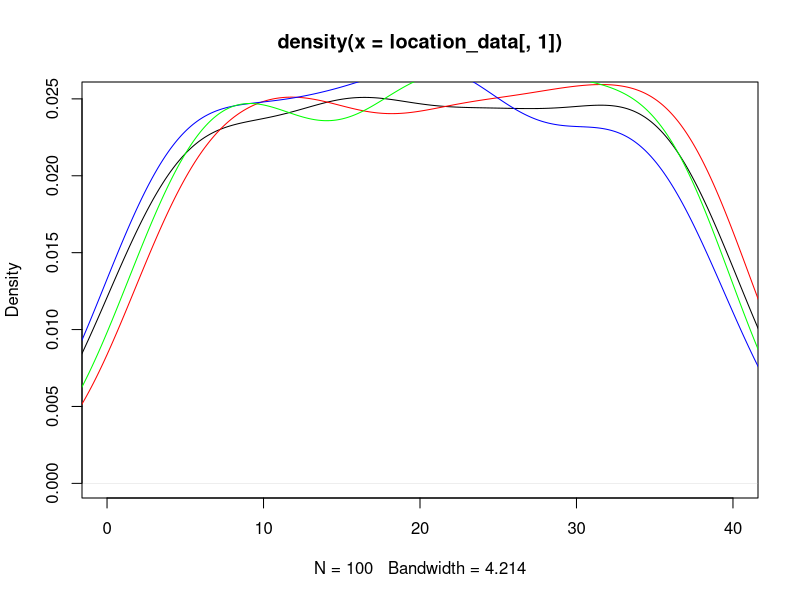
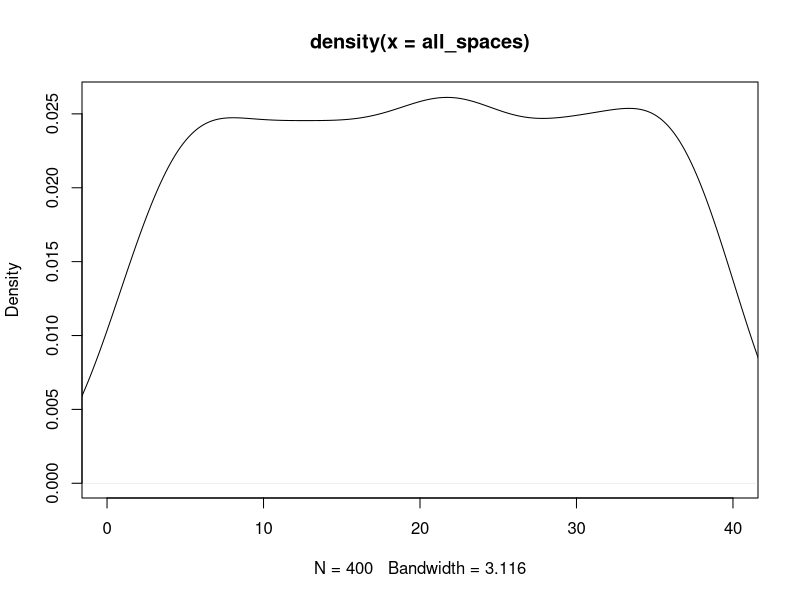
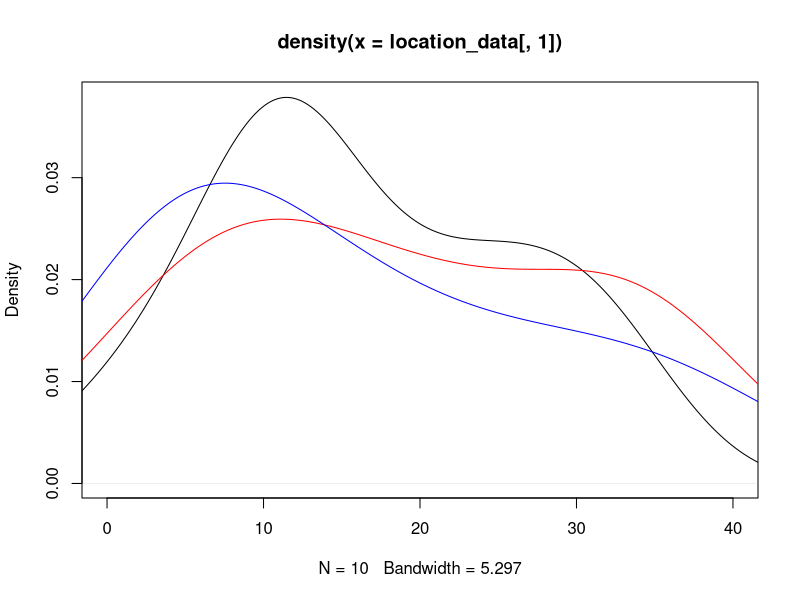
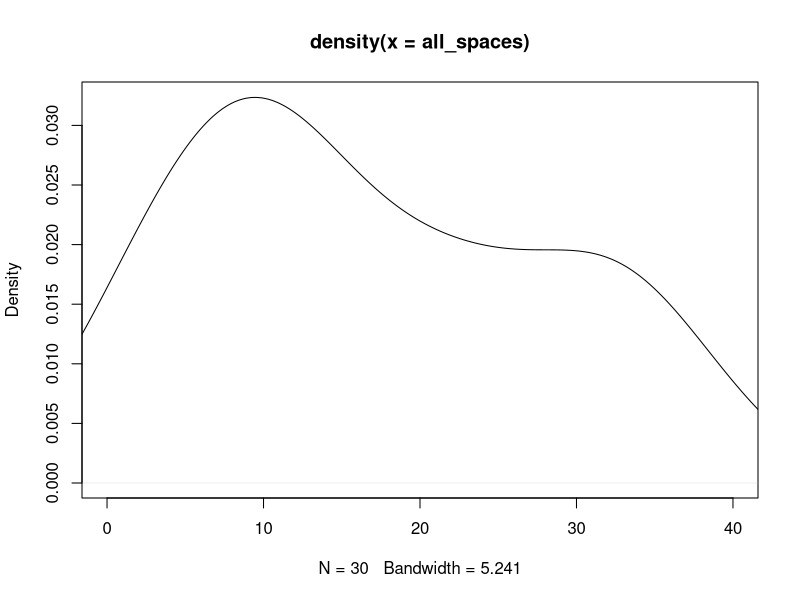

The R script that drew these images, in order: (Note: this script raises an error after producing the figures.)
## ---- chunk 1
knitr::opts_chunk$set(echo = TRUE)
## ---- chunk 2
#libraries
library(dplyr)
library(ggplot2)
## ---- chunk 3
#Kayleigh
##LET'S GET MOVING

monopolyBoard <- read.csv("MonopolyBoard.csv", header = T)
monopolyBoard

# Using dice rolls to determine where a player will land on the board
#input: "location"; a number 1-40; where the player is on the board
#output: the amount of spaces the player will move until they are on their new location

#note that this is only accounting for standard dice rolls, no special rules yet...

lets_move = function(location) {
  dice_roll_1 <- sample(1:6, 1, replace = TRUE)
  dice_roll_2 <- sample(1:6, 1, replace = TRUE)
  
  roll_total <- sum(dice_roll_1, dice_roll_2)
  roll_double <- dice_roll_1 == dice_roll_2
  
    location = location + roll_total
    
  if (location <= 40) {
    location = location
  } else {
    location = location - 40
  }
  
  space = monopolyBoard$name[monopolyBoard$spaces == location]
  
  print("You're moving forward...")
  print(roll_total)
  
  print("You're on space...")
  print(location)
  
  #print(space) #This prints out the name of the space that they land on. 
}

#testers
lets_move(1)
lets_move(25)
lets_move(38)
lets_move(40)



#A function to move players around the board and to play Monopoly!
#input: "turns"; the amount of turns we should take
#output: a player's new location on the board

lets_play = function(turns) {
  location = 1
  print("Starting Location: GO!")
  for (i in 1:turns) {
    location = lets_move(location)
  }
  print("You've landed on...")
  return(location)
}



lets_play(10) #tester #in this example if you look at a reference monopoly board and "walk" your way around the board with each move being the number in each output, you'll land on the space on the board corresponding to the final output (when counting "GO" as 1 and/or 40) 

#testers 
#"lets_move" and "lets_play" have both been edited to print out phrases for each roll and move to make it easier to determine how the player is moving. 
#"You're moving forward..." gives the player's roll
#"You're on space..." is the players position after 1 turn/"lets_move"
  # Later try to switch this print statement to the name of the spot that the player is on 
#"You've landed on..." gives the final location after running "lets_play" for "x" turns.
  # Later try to switch this print statement to the name of the spot that the player is on 

lets_play(3)
lets_play(10)

## ---- chunk 4
##DOUBLE DOWN

##WORK IN PROGRESS

#A function using dice rolls to determine how many spaces a player will move with the additional rules for "doubles" in Monopoly
#input: "location"; a number 1-40 where the player is on the board
#outut: the number of spaces the player will move on the board, with the special case of rolling three "doubles" and landing in jail
double_down = function(location) {
  dice_roll_1 <- sample(1:6, 1, replace = TRUE)
  dice_roll_2 <- sample(1:6, 1, replace = TRUE)
  
  roll_total <- sum(dice_roll_1, dice_roll_2)
  roll_double <- dice_roll_1 == dice_roll_2
  
  print("roll was")
  print(roll_total)
    
  if (roll_double) {
    
    dice_roll_3 <- sample(1:6, 1, replace = TRUE)
    dice_roll_4 <- sample(1:6, 1, replace = TRUE)
    
    roll_total_2 <- sum(dice_roll_3, dice_roll_4)
    roll_double_2 <- dice_roll_3 == dice_roll_4
    
    print("roll double was")
    print(roll_total_2)

    
    if (roll_double_2) {
      dice_roll_5 <- sample(1:6, 1, replace = TRUE)
      dice_roll_6 <- sample(1:6, 1, replace = TRUE)
      
      roll_total_3 <- sum(dice_roll_5, dice_roll_6)
      roll_double_3 <- dice_roll_5 == dice_roll_6
      
      print("roll double was")
      print(roll_total_3)
      
      if (roll_double_3) {
        location = 11 #Jail
        print("doubles, doubles, doubles")
        print("You're going to JAIL!")
        
      } else {
        location = location + roll_total + roll_total_2 + roll_total_3
        print("doubles, doubles, not doubles")
        print("You're moving forward...")
        print(roll_total + roll_total_2 + roll_total_3)
      }
    } else {
      location = location + roll_total + roll_total_2
      print("doubles, not doubles")
      print("You're moving forward...")
      print(roll_total+roll_total_2)
    }
  } else {
    location = location + roll_total
    print("no doubles")
    print("You're moving forward...")
    print(roll_total)
  }

    
  if (location <= 40) {
    location = location
  } else {
    location = location - 40
  }

  
  print("You're on space...")
  print(location)
}

double_down(1)
#text out in the function is kinda funky right but it's just to make sure its working right
#In final version switch all dice rolls to sample(1:6,...)

## ---- chunk 5
##CHANCE AND COMMUNITY CHEST CARDS
Card_Numbers <- c(1, 2, 3, 4, 5, 6, 7, 8, 9, 10, 11, 12, 13, 14, 15, 16)

Chance_Cards <- c("Advance to Boardwalk", "Advance to Go (Collect $200)", "Advance to Illinois Avenue. If you pass Go, collect $200", "Advance to St. Charles Place. If you pass Go, collect $200", "Advance to the nearest Railroad. If unowned, you may buy it from the Bank. If owned, pay owner twice the rental to which they are otherwise entitled", "Advance to the nearest Railroad. If unowned, you may buy it from the Bank. If owned, pay owner twice the rental to which they are otherwise entitled", "Advance token to nearest Utility. If unowned, you may buy it from the Bank. If owned, throw dice and pay owner a total ten times amount thrown", "Bank pays you dividend of $50", "Get Out of Jail Free", "Go Back 3 Spaces", "Go to Jail. Go directly to Jail, do not pass Go, do not collect $200", "Make general repairs on all your property. For each house pay $25. For each hotel pay $100", "Speeding fine $15", "Take a trip to Reading Railroad. If you pass Go, collect $200", "You have been elected Chairman of the Board. Pay each player $50", "Your building loan matures. Collect $150")

Chance <- data.frame(Chance_Cards, Card_Numbers)
Chance
##Chance cards to move a player to a new space:
  #1 -> Advance to Boardwalk (space 40)
  #2 -> Advance to Go (space 1)
  #3 -> Advance to Illinois Avenue (space 25)
  #4 -> Advance to St. Charles Place (space 12)
  #5 -> Advance to nearest Railroad (space(s) 6, 16, 26, 36)
  #6 -> Advance to nearest Railraod (space(s) 6, 16, 26, 36)
  #7 -> Advance to nearest Utility (space(s) 13, 29)
  #11 -> Go to Jail (space 11)
  #14 -> Take a trip to Reading Railroad (space 6)

Community_Chest_Cards <- c("Advance to Go (Collect $200)", "Bank error in your favor. Collect $200", "Doctor’s fee. Pay $50", "From sale of stock you get $50", "Get Out of Jail Free", "Go to Jail. Go directly to jail, do not pass Go, do not collect $200", "Holiday fund matures. Receive $100", "Income tax refund. Collect $20", "It is your birthday. Collect $10 from every player", "Life insurance matures. Collect $100", "Pay hospital fees of $100", "Pay school fees of $50", "Receive $25 consultancy fee", "You are assessed for street repair. $40 per house. $115 per hotel", "You have won second prize in a beauty contest. Collect $10", "You inherit $100")

Community_Chest <- data.frame(Community_Chest_Cards, Card_Numbers)
Community_Chest

##Community Chest Cards that move a player to a new space:
  #1 -> Advance to GO (space 1)
  #5 -> Go to Jail (space 11)

## ---- chunk 6
# heidi

#the function "who_goes_first" simulates the initial roll before the game begins in order to determine which player goes first
# input is a number of how many players are going to be playing
# output is the value of each players roll and the player that will start the game based on who had the highest roll
who_goes_first <- function(num_players){
  initial_rolls <- c()
  for (i in 1:num_players) {
    player_i_roll <- sum(sample(1:6, 2, replace=TRUE))
    initial_rolls <- c(initial_rolls, player_i_roll) # vector of every player's roll
    print(paste("Player", i, "rolled", player_i_roll))
  }
  cat("\n")
  if(sum(initial_rolls == max(initial_rolls)) >= 2){
    while (sum(initial_rolls == max(initial_rolls)) >= 2) { # if players tied for highest number
      tied_players <- which(initial_rolls==max(initial_rolls)) # identify which players tied
      print("It's a tie! Roll again")
      cat("\n")
      tie_breaker_rolls <- c()
      for (i in tied_players) { # tied players roll again
       player_i_roll2 <- sum(sample(1:6, 2, replace=TRUE))
       tie_breaker_rolls <- c(tie_breaker_rolls, player_i_roll2)
       print(paste("Player", i, "rolled", player_i_roll2))
      }
      initial_rolls <- tie_breaker_rolls
      highest_roll <- max(tie_breaker_rolls)
      highest_player2 <- tied_players[which(tie_breaker_rolls == highest_roll)]
    }
    cat("\n")
    print(paste("Player", highest_player2, "goes first!"))
  }
  else {
    highest_player <- which.max(initial_rolls) # who rolled the highest number
    print(paste("Player", highest_player, "goes first!"))
  }
}

who_goes_first(4) # test function

## ---- chunk 7
# Olivia
# Website for data: https://stat-jet-asu.github.io/Datasets/InstructorDescriptions/monopoly.html

monopolyBoard <- read.csv("MonopolyBoard.csv", header = T)
head(monopolyBoard)

# This section is for question number 2

# Kayleigh's lets_play function from above incorporating players and density plots
# uses lets_move function from above
# input: turns, # of turns to iterate through; players, number of players (2-4)
# output: density plot with a line for each player's frequency of spaces landed on 
# & density plot for the combined frequency of spaces landed on for all players

lets_play = function(turns, players) {
  location_data <- as.data.frame(matrix(nrow = turns, ncol = players))
  
for (j in 1:players) {
  location = 1
  
  for (i in 1:turns) {
    
    location = lets_move(location)
    location_data[i,j] <- location
    }
  }
  
  # creates density plot of frequency of landing on each space for each player
  plot(density(location_data[,1]), xlim = c(0,40), col = "black")
  
  colors <- c("red", "blue", "green")
  
  for (k in 2:players) {
  lines(density(location_data[,k]), col = colors[k-1]) # adds a density line for each player after the first
  }
  
  # creates density plot for total frequency landing on each space (all players spaces included)
  all_spaces <- as.vector(as.matrix(location_data))
  plot(density(all_spaces), xlim = c(0,40), col = "black")
}
lets_play(100, 4)

## ---- chunk 8
who_goes_first2 <- function(num_players){
  initial_rolls <- c()
  for (i in 1:num_players) {
    player_i_roll <- sum(sample(1:6, 2, replace=TRUE))
    initial_rolls <- c(initial_rolls, player_i_roll) # vector of every player's roll
#    print(paste("Player", i, "rolled", player_i_roll))
  }
  cat("\n")
  if(sum(initial_rolls == max(initial_rolls)) >= 2){
    while (sum(initial_rolls == max(initial_rolls)) >= 2) { # if players tied for highest number
      tied_players <- which(initial_rolls==max(initial_rolls)) # identify which players tied
#      print("It's a tie! Roll again")
#      cat("\n")
      tie_breaker_rolls <- c()
      for (i in tied_players) { # tied players roll again
       player_i_roll2 <- sum(sample(1:6, 2, replace=TRUE))
       tie_breaker_rolls <- c(tie_breaker_rolls, player_i_roll2)
#       print(paste("Player", i, "rolled", player_i_roll2))
      }
      initial_rolls <- tie_breaker_rolls
      highest_roll <- max(tie_breaker_rolls)
      highest_player2 <- tied_players[which(tie_breaker_rolls == highest_roll)]
    }
#    cat("\n")
#    print(paste("Player", highest_player2, "goes first!"))
  }
  else {
    highest_player <- which.max(initial_rolls) # who rolled the highest number
#    print(paste("Player", highest_player, "goes first!"))
#    return(highest_player)
  
    
  # creating player order
  player_order <- length(num_players)
  player_order[1] <- as.integer(highest_player)

 for (j in 2:num_players) {
    
  player_order[j] <- as.integer(player_order[j-1] + 1)
  if (player_order[j] > num_players) {
    player_order[j] <- 1
  }
 }
  print(player_order)
  }
  
  playerlist <- (list(highest_player, player_order))
  return(playerlist)
}

#who_goes_first2(4)

## ---- chunk 9
# Question number 3 -- including jail and double rolls

lets_move2 = function(location) {
  dice_roll_1 <- sample(1:6, 1, replace = TRUE)
  dice_roll_2 <- sample(1:6, 1, replace = TRUE)
  
  roll_total <- sum(dice_roll_1, dice_roll_2)
  roll_double <- dice_roll_1 == dice_roll_2
  
    location = location + roll_total # updates location to be previous location + roll total
    double3 = "false" # double3 is assigned "true" if the player double rolls 3x (as seen in if statement below), otherwise it is assigned "false" 
    
  # first double roll -> roll again
  if (roll_double == TRUE) {
    dice_roll_3 <- sample(1:6, 1, replace = TRUE)
    dice_roll_4 <- sample(1:6, 1, replace = TRUE)
    
    roll_total2 <- sum(dice_roll_3, dice_roll_4)
    roll_double2 <- dice_roll_3 == dice_roll_4
    
    location = location + roll_total2
    double3 = "false"
    
    # if player is at a location past 40, subtract 40 so they go back to the GO space at location "41"
    # this is included in each if statement below so that it applies if player has to roll again
    if (location <= 40) {
      location = location
    } else {
      location = location - 40
    }
     
      # second double roll -> roll again
      if (roll_double2 == TRUE) {
        dice_roll_5 <- sample(1:6, 1, replace = TRUE)
        dice_roll_6 <- sample(1:6, 1, replace = TRUE)
    
        roll_total3 <- sum(dice_roll_5, dice_roll_6)
        roll_double3 <- dice_roll_5 == dice_roll_6
    
        location = location + roll_total3
        double3 = "false"
        
        if (location <= 40) {
          location = location
        } else {
          location = location - 40
        }
        
        # third double roll -> go to jail
          if (roll_double3 == TRUE) {
            location = monopolyBoard$spaces[monopolyBoard$name == "Jail"]
            double3 = "true"
          }
      }
  }  
    
  if (location <= 40) {
    location = location
  } else {
    location = location - 40
  }
  
  listdata <- (list(location, double3)) # creates list for outputs "location" and "double3"
  # if you need to access location from this function, use lets_move2(location)[[1]]
  # if you need to access double3, use lets_move2(double3)[[2]]
  return(listdata)
  
}


# lets_play2 is currently set up to have each player go thru all their turns and then move onto the next player
# probably need to fix this for question 5

## ---- chunk 10

lets_play2 = function(turns, players) {
  
  
  location_data <- as.data.frame(matrix(nrow = turns, ncol = players)) # dataframe will keep data for locations of players for each turn
  double3data <- as.data.frame(matrix(nrow = turns, ncol = players)) # dataframe will say "true" if player double rolled 3x (which lands them in jail) and "false" if they didn't double roll 3x
  
    # puts players in order
    colnames(location_data) <- who_goes_first2(players)[[2]]
  
    location = 1 # each player starts at location 1
    location_data[1,] <- location
    double3 = 0 # initializing "double3" which will be later assigned a "true" or "false" based on if player double rolled 3x
  
    for (i in 2:turns) { # iterates through number of turns
      
        for (j in 1:players) { # rotates through each player
          
        location = lets_move2(location_data[i-1,j])[[1]] # takes location from lets_move2 function and assigns it to location
        location_data[i,j] <- as.integer(location) # puts location value into the dataframe of locations for each player
        double3data[i,j] <- lets_move2(double3)[[2]] # takes "true" or "false" value from double3 and adds it to double3data dataframe
        
      # deals with landing in jail from "go to jail" space and staying there for next 3 turns
      if (31 %in% location_data[i-1,j]) { # if you landed on 31 in the last turn (i-1 turn), you go to jail (space 11) for the ith turn
        location <- 11
        location_data[i,j] <- as.integer(location) # new location is 11
      } else if (11 %in% location_data[i-1,j] & 31 %in% location_data[i-2,j]) { # if you were on space 11 last turn AND you were on space 31 2 turns ago, you stay in jail (space 11) for turn i
        location <- 11
        location_data[i,j] <- as.integer(location)  
      } else if (11 %in% location_data[i-2,j] & 31 %in% location_data[i-3,j]) {
        location <- 11
        location_data[i,j] <- as.integer(location)
      }
        
      # landing in jail from 3x double roll and staying there for next 3 turns
      if (11 %in% location_data[i,j] & "true" %in% double3data[i-1,j]) { # if player's location is 11 (jail) and double3data is"true" (player double rolled 3x), player stays in jail. all 3 if/else if statements keep player in jail for the next 3 turns
        location <- 11
        location_data[i,j] <- as.integer(location)
      } else if (11 %in% location_data[i-1,j] & "true" %in% double3data[i-2,j]) { # 
        location <- 11
        location_data[i,j] <- as.integer(location)
      } else if (11 %in% location_data[i-2,j] & "true" %in% double3data[i-3,j]) {
        location <- 11
        location_data[i,j] <- as.integer(location)
      }
        
    }
  }
  print(location_data)
  
  # creates density plot of frequency of landing on each space for each player
  plot(density(location_data[,1]), xlim = c(0,40), col = "black")
  
  colors <- c("red", "blue", "green")
  
  for (k in 2:players) {
    lines(density(location_data[,k]), col = colors[k-1]) # adds a density line for each player after the first
  }
  
  # creates density plot for total frequency landing on each space (all players spaces included)
  all_spaces <- as.vector(as.matrix(location_data))
  plot(density(all_spaces), xlim = c(0,40), col = "black")
  
}
 
lets_play2(10, 3)

location_data

# how should we go about recording spaces landed on when double rolls occur?

## ---- chunk 11
# olivia

# replaces NAs in rent_0 column with 0s
monopolyBoard$rent_0[is.na(monopolyBoard$rent_0) == TRUE] <- as.integer(0)

lets_play_idk = function(turns, players) {
  
  location_data <- as.data.frame(matrix(nrow = turns, ncol = players))
  double3data <- as.data.frame(matrix(nrow = turns, ncol = players))
  player_bank_data <- data.frame(matrix(nrow = 2, ncol = players))
  
    colnames(location_data) <- who_goes_first2(players)[[2]]
  
    location = 1
    location_data[1,] <- location
    double3 = 0
  
    for (i in 2:turns) {
      
        for (j in 1:players) {
          
        location = lets_move3(location_data[i-1,j])[[1]]
        location_data[i,j] <- as.integer(location)
        double3data[i,j] <- lets_move3(location)[[2]]
        
      # deals with landing in jail from "go to jail" space and staying there for next 3 turns
      if (31 %in% location_data[i-1,j]) { # if you land on 31 (go to jail), next location is in jail (space 11)
        location <- 11
        location_data[i,j] <- as.integer(location)
      } else if (11 %in% location_data[i-1,j] & 31 %in% location_data[i-2,j]) {
        location <- 11
        location_data[i,j] <- as.integer(location)
      } else if (11 %in% location_data[i-2,j] & 31 %in% location_data[i-3,j]) {
        location <- 11
        location_data[i,j] <- as.integer(location)
      }
        
      # landing in jail from 3x double roll and staying there for next 3 turns
      if (11 %in% location_data[i,j] & "true" %in% double3data[i-1,j]) { # "true" means player double rolled 3x -> jail
        location <- 11
        location_data[i,j] <- as.integer(location)
      } else if (11 %in% location_data[i-1,j] & "true" %in% double3data[i-2,j]) { # 
        location <- 11
        location_data[i,j] <- as.integer(location)
      } else if (11 %in% location_data[i-2,j] & "true" %in% double3data[i-3,j]) {
        location <- 11
        location_data[i,j] <- as.integer(location)
      }

        
      # updating banks when players land on each others properties
      if(location %in% c(2, 4, 6, 7, 9, 10, 12, 13, 14, 15, 16, 17, 19, 20, 22, 24, 25, 26, 27, 28, 29, 30, 32, 33, 35, 36, 38, 40)) {
            
      location = location
      spot <- which(Property_Statuses$Space == location)
      cost <- which(monopolyBoard$spaces == location)
      owned_by_player <- Property_Statuses$Owned_By_Player[spot]
        
      The_Players$Player_Bank[owned_by_player] <- The_Players$Player_Bank[owned_by_player] + monopolyBoard$rent_0[cost]
      The_Players$Player_Bank[j] <- The_Players$Player_Bank[j] - monopolyBoard$rent_0[cost]
      }
      
      # Updating player bank if they gained or lost money from a Chance card
      if (Drawing_Chance(location_data[i,j])[[2]] != 0) {
        The_Players$Player_Bank[j] <- The_Players$Player_Bank[j] + Drawing_Chance(location_data[i,j])[[2]]  
      }
        
      # Updating player bank if they gained or lost money from a Community Chest card 
      if (Drawing_Community_Chest(location_data[i,j])[[2]] != 0) {
        The_Players$Player_Bank[j] <- The_Players$Player_Bank[j] + Drawing_Community_Chest(location_data[i,j])[[2]]  
      }
      
      # Player gets $200 if they pass go
      if (lets_move3(location_data[i,j])[[3]] != 0) {
        The_Players$Player_Bank[j] <- The_Players$Player_Bank[j] + lets_move3(location_data[i,j])[[3]]  
      }
      
      # Paying when player lands on a tax space
      if (5 %in% location_data[i,j] || 39 %in% location_data[i,j]) {
        The_Players$Player_Bank[j] <- The_Players$Player_Bank[j] - monopolyBoard$cost[location_data[i,j]] # subtracting cost of tax from player's bank
      }
    
    players_with_0 <- vector(length = players)
        
    if (The_Players$Player_Bank[j] <= 0 || "NA" %in% The_Players$Player_Bank[j]) {
      The_Players$Player_Bank[j] == "NA"
      players_with_0[j] <- j
    }  
    
    count_of_false <- sum(which("FALSE" %in% players_with_0))
    if (count_of_false == 1) {
      break
    }
        #length(which())
  }
      
  }
  print(location_data)
  print(double3data)
  print(The_Players)
  
  
  # creates density plot of frequency of landing on each space for each player
  plot(density(location_data[,1]), xlim = c(0,40), col = "black")
  
  plot(location_data[,1], xlim= c(0,40), col="black", type="h", xlab="Spaces", ylab="Frequency", main="Frequency of Landing on Each Space for Each Player")
  
  colors <- c("red", "blue", "green")
  
  for (k in 2:players) {
    lines(density(location_data[,k]), col = colors[k-1]) # adds a density line for each player after the first
  }
  
  # creates density plot for total frequency landing on each space (all players spaces included)
  all_spaces <- as.vector(as.matrix(location_data))
  plot(density(all_spaces), xlim = c(0,40), col = "black")
 
}

lets_play_idk(50, 4)

## ---- chunk 12
#4 - Kayleigh and Maddie 
#Chance - spaces 8, 23, 37
#Community Chest - spaces 3, 18, 34
Chance

Drawing_Chance = function(location) {
  location = location
  draw_card <- sample(1:16, 1, replace = TRUE)
  player_card <- Chance$Chance_Cards[draw_card]
  print(player_card)

  
      if(draw_card == 1) {
        location = 1
      }
      
      if(draw_card == 2) {
        location = 1
      }
      
      if(draw_card == 3) {
        location = 25
      }
  
      if(draw_card == 4){
        location = 12
      }
  
      if(draw_card == 5){
        if(location >= 37 && location <= 5){
              location = 6
            } else {
              if (location >= 6 && location <= 15){
                location = 16
              } else {
                if(location >= 16 && location <= 25){
                  location = 26
                } else {
                  location = 36
                }
              }
            }
    }
  
    if(draw_card == 6){
        if(location >= 37 && location <= 5){
              location = 6
            } else {
              if (location >= 6 && location <= 15){
                location = 16
              } else {
                if(location >= 16 && location <= 25){
                  location = 26
                } else {
                  location = 36
                }
              }
            }
    }
  
    if(draw_card == 7){
        if(location >= 29 && location <= 12){
              location = 13
            } else {
              location = 29
    }
  }
  
    if(draw_card == 11) {
      location = 11
    }
  
    if(draw_card == 14) {
      location = 6
    }
  
    if(draw_card == 10) {
      location = location - 3
    }
  
    location = location
    return(location)
}

Drawing_Chance(8)
Drawing_Chance(23)
Drawing_Chance(37)

Drawing_Community_Chest = function(location) {
  location = location
  draw_card_chest <- sample(1:16, 1, replace = TRUE)
  player_card_chest <- Community_Chest$Community_Chest_Cards[draw_card_chest]
  print(player_card_chest)
  print(location)
  
  if (draw_card_chest == 1) {
    location = 1
  } else {
    if (draw_card_chest == 6) {
    location = 11
    } else {
      location = location
    }
  
  }
  
  location = location 
  return(location)
}

Drawing_Community_Chest(3)
Drawing_Community_Chest(18)
Drawing_Community_Chest(34)

lets_move3 = function(location) {
  dice_roll_1 <- sample(1:6, 1, replace = TRUE)
  dice_roll_2 <- sample(1:6, 1, replace = TRUE)
  
  roll_total <- sum(dice_roll_1, dice_roll_2)
  roll_double <- dice_roll_1 == dice_roll_2
  
    location = location + roll_total
    double3 = "false"
  
  print("your roll total is...")
  print(roll_total)

  if (location <= 40) {
      location = location
      amount = 0
  } else {
      location = location - 40
      amount = 200
  }
   
  print("your location is...")
  print(location)
  
  if(location == 8 || location == 23 || location == 27) {
    location = Drawing_Chance(location)[[1]]
    print("your location is...")
    print(location)
  }
  
  if(location == 3 || location == 18 || location == 34) {
    location = Drawing_Community_Chest(location)[[1]]
    print("your location is...")
    print(location)
  }
    
  # first double roll -> roll again
  if (roll_double == TRUE) {
    dice_roll_3 <- sample(1:6, 1, replace = TRUE)
    dice_roll_4 <- sample(1:6, 1, replace = TRUE)
    
    roll_total <- sum(dice_roll_3, dice_roll_4)
    roll_double2 <- dice_roll_3 == dice_roll_4
    
    location = location + roll_total
    double3 = "false"
    print("1 double")
    
    if (location <= 40) {
      location = location
      amount = 0
    } else {
      location = location - 40
      amount = 200
    }
    
    
    if(location == 8 || location == 23 || location == 27) {
    location = Drawing_Chance(location)[[1]]
    }
  
  if(location == 3 || location == 18 || location == 34) {
    location = Drawing_Community_Chest(location)[[1]]
    }
     
      # second double roll -> roll again
      if (roll_double2 == TRUE) {
        dice_roll_5 <- sample(1:6, 1, replace = TRUE)
        dice_roll_6 <- sample(1:6, 1, replace = TRUE)
    
        roll_total <- sum(dice_roll_5, dice_roll_6)
        roll_double3 <- dice_roll_5 == dice_roll_6
    
        location = location + roll_total
        double3 = "false"
        print("2 doubles")
        
        if (location <= 40) {
          location = location
          amount = 0
        } else {
          location = location - 40
          amount = 200
        }
        
        if(location == 8 || location == 23 || location == 27) {
          location = Drawing_Chance(location)[[1]]
        }
  
        if(location == 3 || location == 18 || location == 34) {
          location = Drawing_Community_Chest(location)[[1]]
         
        }
        
        # third double roll -> go to jail
          if (roll_double3 == TRUE) {
            location = monopolyBoard$spaces[monopolyBoard$name == "Jail"]
            double3 = "true"
            print("three doubles")
          }
      }
  }  
   
  location = location 
  
  print("your location is...")
  print(location)
  listdata <- (list(location, double3, amount))
  return(listdata)
  
}

lets_move3(1)


lets_play3 = function(turns, players) {
  
  location_data <- as.data.frame(matrix(nrow = turns, ncol = players))
  double3data <- as.data.frame(matrix(nrow = turns, ncol = players))
  
    colnames(location_data) <- who_goes_first2(players)[[2]]
  
    location = 1
    location_data[1,] <- location
    double3 = 0
  
    for (i in 2:turns) {
      
        for (j in 1:players) {
          
        location = lets_move3(location_data[i-1,j])[[1]]
        location_data[i,j] <- as.integer(location)
        double3data[i,j] <- lets_move3(double3)[[2]]
        
      # deals with landing in jail from "go to jail" space and staying there for next 3 turns
      if (31 %in% location_data[i-1,j]) { # if you land on 31 (go to jail), next location is in jail (space 11)
        location <- 11
        location_data[i,j] <- as.integer(location)
      } else if (11 %in% location_data[i-1,j] & 31 %in% location_data[i-2,j]) {
        location <- 11
        location_data[i,j] <- as.integer(location)
      } else if (11 %in% location_data[i-2,j] & 31 %in% location_data[i-3,j]) {
        location <- 11
        location_data[i,j] <- as.integer(location)
      }
        
      # landing in jail from 3x double roll and staying there for next 3 turns
      if (11 %in% location_data[i,j] & "true" %in% double3data[i-1,j]) { # "true" means player double rolled 3x -> jail
        location <- 11
        location_data[i,j] <- as.integer(location)
      } else if (11 %in% location_data[i-1,j] & "true" %in% double3data[i-2,j]) { # 
        location <- 11
        location_data[i,j] <- as.integer(location)
      } else if (11 %in% location_data[i-2,j] & "true" %in% double3data[i-3,j]) {
        location <- 11
        location_data[i,j] <- as.integer(location)
      }
        
    }
  }
  print(location_data)
  print(double3data)


  
  # creates density plot of frequency of landing on each space for each player
  plot(density(location_data[,1]), xlim = c(0,40), col = "black")
  
  plot(location_data[,1], xlim= c(0,40), col="black", type="h", xlab="Spaces", ylab="Frequency", main="Frequency of Landing on Each Space for Each Player")
  
  colors <- c("red", "blue", "green")
  
  for (k in 2:players) {
    lines(density(location_data[,k]), col = colors[k-1]) # adds a density line for each player after the first
  }
  
  # creates density plot for total frequency landing on each space (all players spaces included)
  all_spaces <- as.vector(as.matrix(location_data))
  plot(density(all_spaces), xlim = c(0,40), col = "black")
  
}


lets_play3(100, 4)

## ---- chunk 13

#use lets_move2 for freq plot

Chance
## ---- chunk 14
#hello
dice_roll <- sum(sample(1:6, 2, replace = TRUE))
dice_roll

Drawing_Chance = function(location) {
  location = location
  amount <- 0 
  draw_card <- sample(1:16, 1, replace = TRUE)
  player_card <- Chance$Chance_Cards[draw_card]
  print(player_card)

  
      if(draw_card == 1) {
        location = 1
      }
      
      if(draw_card == 2) {
        location = 1
        amount = 200
      }
      
      if(draw_card == 3) {
        if(location > 25){
          amount = 200
        }else{
          amount = amount
    }
        location = 25
      }
  
      if(draw_card == 4){
        if(location > 13 ){
          amount = 200
        }else{
          amount = amount
    }
        location = 12
      }
  
      if(draw_card == 5){
        if(location >= 37 && location <= 5){
              location = 6
            } else {
              if (location >= 6 && location <= 15){
                location = 16
              } else {
                if(location >= 16 && location <= 25){
                  location = 26
                } else {
                  location = 36
                }
              }
            }
    }
  
    if(draw_card == 6){
        if(location >= 37 && location <= 5){
              location = 6
            } else {
              if (location >= 6 && location <= 15){
                location = 16
              } else {
                if(location >= 16 && location <= 25){
                  location = 26
                } else {
                  location = 36
                }
              }
            }
    }
  
    if(draw_card == 7){
        if(location >= 29 && location <= 12){
              location = 13
            } else {
              location = 29
    }
    }
  
    if(draw_card == 8){
      amount = -50
    }
  
    if(draw_card == 10) {
      location = location - 3
    }
  
    if(draw_card == 11) {
      location = 11
    }
  
    if(draw_card == 13){
      amount = -15
    }
  
    if(draw_card == 14) {
      if(location > 6){
        amount = 200
      }else{
        amount = amount
    }
      location = 6
    }
  
    if(draw_card == 16){
      amount = 150
    }
  
   
    location = location
    amount = amount
    list_location_amount <- list(location, amount)
    return(list_location_amount)
}


Drawing_Community_Chest = function(location) {
  location = location
  amount <- 0
  draw_card_chest <- sample(1:16, 1, replace = TRUE)
  player_card_chest <- Community_Chest$Community_Chest_Cards[draw_card_chest]
  print(player_card_chest)
  print(location)
  
  
  if (draw_card_chest == 1) {
    location = 1
    amount = 200
  }
  
  #Bank error in your favor. Collect $200
  if(draw_card_chest == 2){
    amount = 200
  }
  
  #Doctor’s fee. Pay $50
  if(draw_card_chest == 3){
    amount = -50
  }
  
  #From sale of stock you get $50
  if(draw_card_chest == 4){
    amount = 50
  }
  
  if(draw_card_chest == 6) {
    location = 11
  }
  
  #Holiday fund matures. Receive $100
  if(draw_card_chest == 7){
    amount = 100
  }
  
  #Income tax refund. Collect $20
  if(draw_card_chest == 8){
    amount = 20
  }
  
  #Life insurance matures. Collect $100
  if(draw_card_chest == 10){
    amount = 100
  }
  
  #Pay hospital fees of $100
  if(draw_card_chest == 11){
    amount = -100
  }
  
  #Pay school fees of $50
  if(draw_card_chest == 12){
    amount = -50
  }
  
  #Receive $25 consultancy fee
  if(draw_card_chest == 13){
    amount = 25
  }
  
  #You have won second prize in a beauty contest. Collect $10
  if(draw_card_chest == 15){
    amount = 10
  }
  
  #You inherit $100
  if(draw_card_chest == 16){
    amount = 100
  }
  
  location = location 
  amount = amount
  list_location_amount <- list(location,amount)
  return(list_location_amount)
}

Drawing_Community_Chest(10) # test

Chance
Community_Chest
## ---- chunk 15
library(tidyverse)
## ---- chunk 16
Players <- c("Player 1", "Player 2", "Player 3", "Player 4")
Player_Bank <- c(1250, 1250, 1250, 1250)
The_Players <- data.frame(Players, Player_Bank)

Property <- c("Mediterranean", "Baltic", "Reading Railroad", "Oriental", "Vermot", "Connecticut", "St. Charles", "Electric Company", "States", "Virginia", "Pennsylvania Railroad", "St. James", "Tennessee", "New York", "Kentucky", "Indiana", "Illinios", "B&O Railroad", "Atlantic", "Ventnor", "Water Works", "Marvin Gardens", "Pacific", "N. Carolina", "Pennsylvania", "Short Line Railroad", "Park Place", "Boardwalk")
Owned_By_Player <- sample(1:4, 28, replace = TRUE)
Space <- c(2, 4, 6, 7, 9, 10, 12, 13, 14, 15, 16, 17, 19, 20, 22, 24, 25, 26, 27, 28, 29, 30, 32, 33, 35, 36, 38, 40)
Property_Statuses <- data.frame(Property, Space, Owned_By_Player)
Property_Statuses

lets_move3 = function(location) {
  dice_roll_1 <- sample(1:6, 1, replace = TRUE)
  dice_roll_2 <- sample(1:6, 1, replace = TRUE)
  
  roll_total <- sum(dice_roll_1, dice_roll_2)
  roll_double <- dice_roll_1 == dice_roll_2
  
    location = location + roll_total
    double3 = "false"


  if (location <= 40) {
      location = location
  } else {
      location = location - 40
  }

  if(location == 8 || location == 23 || location == 27) {
    location = Drawing_Chance(location)

  }
  
  if(location == 3 || location == 18 || location == 34) {
    location = Drawing_Community_Chest(location)

  }

  # first double roll -> roll again
  if (roll_double == TRUE) {
    dice_roll_3 <- sample(1:6, 1, replace = TRUE)
    dice_roll_4 <- sample(1:6, 1, replace = TRUE)
    
    roll_total2 <- sum(dice_roll_3, dice_roll_4)
    roll_double2 <- dice_roll_3 == dice_roll_4
    
    location = location + roll_total2
    double3 = "false"

    
    if (location <= 40) {
      location = location
    } else {
      location = location - 40
    }
    
    
    if(location == 8 || location == 23 || location == 27) {
    location = Drawing_Chance(location)
    }
  
  if(location == 3 || location == 18 || location == 34) {
    location = Drawing_Community_Chest(location)
    }
    
      # second double roll -> roll again
      if (roll_double2 == TRUE) {
        dice_roll_5 <- sample(1:6, 1, replace = TRUE)
        dice_roll_6 <- sample(1:6, 1, replace = TRUE)
    
        roll_total3 <- sum(dice_roll_5, dice_roll_6)
        roll_double3 <- dice_roll_5 == dice_roll_6
    
        location = location + roll_total3
        double3 = "false"
        
        if (location <= 40) {
          location = location
        } else {
          location = location - 40
        }
        
        if(location == 8 || location == 23 || location == 27) {
          location = Drawing_Chance(location)
        }
  
        if(location == 3 || location == 18 || location == 34) {
          location = Drawing_Community_Chest(location)
         
        }
        
        # third double roll -> go to jail
          if (roll_double3 == TRUE) {
            location = monopolyBoard$spaces[monopolyBoard$name == "Jail"]
            double3 = "true"
          }
      }
  }  
   
  location = location 
}

lets_move3(2)


lets_play4 = function(turns, players) {
  
  location_data <- as.data.frame(matrix(nrow = turns, ncol = players))
  double3data <- as.data.frame(matrix(nrow = turns, ncol = players))
  players_banks <- as.data.frame(matrix(nrow = turns, ncol = players))

print(Property_Statuses)

  for (j in 1:players) {
    location = 1
    double3 = 0
    
    
    for (i in 1:turns) {
        print("player")
        print(j)
        location = lets_move3(location)[[1]]
        location_data[i,j] <- as.integer(location)
        double3data[i,j] <- lets_move3(double3)[[2]]

                
      # deals with landing in jail from "go to jail" space and staying there for next 3 turns
      if (31 %in% location_data[i-1,j]) { # if you land on 31 (go to jail), next location is in jail (space 11)
        location <- 11
        location_data[i,j] <- as.integer(location)
      } else if (11 %in% location_data[i-1,j] & 31 %in% location_data[i-2,j]) {
        location <- 11
        location_data[i,j] <- as.integer(location)
      } else if (11 %in% location_data[i-2,j] & 31 %in% location_data[i-3,j]) {
        location <- 11
        location_data[i,j] <- as.integer(location)
      }
        
      # landing in jail from 3x double roll and staying there for next 3 turns
      if (11 %in% location_data[i,j] & "true" %in% double3data[i-1,j]) { # "true" means player double rolled 3x -> jail
        location <- 11
        location_data[i,j] <- as.integer(location)
      } else if (11 %in% location_data[i-1,j] & "true" %in% double3data[i-2,j]) { # 
        location <- 11
        location_data[i,j] <- as.integer(location)
      } else if (11 %in% location_data[i-2,j] & "true" %in% double3data[i-3,j]) {
        location <- 11
        location_data[i,j] <- as.integer(location)
      }
  
      
    }
  }
  
print(location_data)
return(The_Players)

}

lets_play4(1,4)
## ---- chunk 17
monopolyBoard
Players <- c("Player 1", "Player 2", "Player 3", "Player 4")
Player_Bank <- c(1250, 1250, 1250, 1250)
The_Players <- data.frame(Players, Player_Bank)

Property <- c("Mediterranean", "Baltic", "Reading Railroad", "Oriental", "Vermot", "Connecticut", "St. Charles", "Electric Company", "States", "Virginia", "Pennsylvania Railroad", "St. James", "Tennessee", "New York", "Kentucky", "Indiana", "Illinios", "B&O Railroad", "Atlantic", "Ventnor", "Water Works", "Marvin Gardens", "Pacific", "N. Carolina", "Pennsylvania", "Short Line Railroad", "Park Place", "Boardwalk")
Owned_By_Player <- sample(1:4, 28, replace = TRUE)
Space <- c(2, 4, 6, 7, 9, 10, 12, 13, 14, 15, 16, 17, 19, 20, 22, 24, 25, 26, 27, 28, 29, 30, 32, 33, 35, 36, 38, 40)
Property_Statuses <- data.frame(Property, Space, Owned_By_Player)
Property_Statuses


Updating_Player_Bank <- function(location, j) {
  if(location == 2 || location == 4 || location == 6 || location == 7 || location == 9 || location == 10 || location == 12 || location == 13 || location == 14 || location == 15 || location == 16 || location == 17 || location == 19 || location == 20 || location == 22 || location == 24 || location == 25 || location == 26 || location == 27 || location == 28 || location == 29 || location == 30 || location == 32 || location == 33 || location == 35 || location == 36 || location == 38 || location == 40){
    location = location
    spot <- which(Property_Statuses$Space == location)
    cost <- which(monopolyBoard$spaces == location)
    owned_by_player <- Property_Statuses$Owned_By_Player[spot]
    The_Players$Player_Bank[owned_by_player] <- The_Players$Player_Bank[owned_by_player] + monopolyBoard$cost[cost]
    The_Players$Player_Bank[owned_by_player]
    The_Players
    
    The_Players$Player_Bank[owned_by_player] <- The_Players$Player_Bank[owned_by_player] + monopolyBoard$rent_0[cost]
    
    The_Players$Player_Bank[j] <- The_Players$Player_Bank[j] - monopolyBoard$rent_0[cost]
    
    return(The_Players)

  }
}

Updating_Player_Bank(12, 3)
## ---- chunk 18
lets_move4 = function(location) {
  dice_roll_1 <- sample(1:6, 1, replace = TRUE)
  dice_roll_2 <- sample(1:6, 1, replace = TRUE)
  
  roll_total <- sum(dice_roll_1, dice_roll_2)
  roll_double <- dice_roll_1 == dice_roll_2
  
    location = location + roll_total
    double3 = "false"
    
    j=2

  if (location <= 40) {
      location = location
      Updating_Player_Bank(location, j)
  } else {
      location = location - 40
      Updating_Player_Bank(location, j)
  }


  if(location == 8 || location == 23 || location == 27) {
    location = Drawing_Chance(location)
    Updating_Player_Bank(location, j)

  }
  
  if(location == 3 || location == 18 || location == 34) {
    location = Drawing_Community_Chest(location)
    Updating_Player_Bank(location, j)

  }


  # first double roll -> roll again
  if (roll_double == TRUE) {
    dice_roll_3 <- sample(1:6, 1, replace = TRUE)
    dice_roll_4 <- sample(1:6, 1, replace = TRUE)
    
    roll_total2 <- sum(dice_roll_3, dice_roll_4)
    roll_double2 <- dice_roll_3 == dice_roll_4
    
    location = location + roll_total2
    double3 = "false"

    
    if (location <= 40) {
      location = location
      Updating_Player_Bank(location, j)
      
    } else {
      location = location - 40
      Updating_Player_Bank(location, j)
    }
    
    
    if(location == 8 || location == 23 || location == 27) {
    location = Drawing_Chance(location)
    Updating_Player_Bank(location, j)
    }
  
  if(location == 3 || location == 18 || location == 34) {
    location = Drawing_Community_Chest(location)
    Updating_Player_Bank(location, j)
    }

    
      # second double roll -> roll again
      if (roll_double2 == TRUE) {
        dice_roll_5 <- sample(1:6, 1, replace = TRUE)
        dice_roll_6 <- sample(1:6, 1, replace = TRUE)
    
        roll_total3 <- sum(dice_roll_5, dice_roll_6)
        roll_double3 <- dice_roll_5 == dice_roll_6
    
        location = location + roll_total3
        double3 = "false"
        
        if (location <= 40) {
          location = location
          Updating_Player_Bank(location, j)
        } else {
          location = location - 40
          Updating_Player_Bank(location, j)
        }
        
        if(location == 8 || location == 23 || location == 27) {
          location = Drawing_Chance(location)
          Updating_Player_Bank(location, j)
        }
  
        if(location == 3 || location == 18 || location == 34) {
          location = Drawing_Community_Chest(location)
          Updating_Player_Bank(location, j)
         
        }

        
        # third double roll -> go to jail
          if (roll_double3 == TRUE) {
            location = monopolyBoard$spaces[monopolyBoard$name == "Jail"]
            double3 = "true"
          }
      }
  }  
   
  location = location 
  
  listdata <- (list(location, double3))
  return(listdata)
  return(Updating_Player_Bank(location, j))
  
}

lets_move4(12)
lets_move4(Updating_Player_Bank())
## ---- chunk 19

lets_play4 = function(turns, players) {
  
  location_data <- as.data.frame(matrix(nrow = turns, ncol = players))
  double3data <- as.data.frame(matrix(nrow = turns, ncol = players))
  
    colnames(location_data) <- who_goes_first2(players)[[2]]
  
    location = 1
    location_data[1,] <- location
    double3 = 0
  
    for (i in 2:turns) {
      
        for (j in 1:players) {
          
        location = lets_move4(location_data[i-1,j])[[1]]
        location_data[i,j] <- as.integer(location)
        double3data[i,j] <- lets_move4(double3)[[2]]
        print(j)
        
      # deals with landing in jail from "go to jail" space and staying there for next 3 turns
      if (31 %in% location_data[i-1,j]) { # if you land on 31 (go to jail), next location is in jail (space 11)
        location <- 11
        location_data[i,j] <- as.integer(location)
      } else if (11 %in% location_data[i-1,j] & 31 %in% location_data[i-2,j]) {
        location <- 11
        location_data[i,j] <- as.integer(location)
      } else if (11 %in% location_data[i-2,j] & 31 %in% location_data[i-3,j]) {
        location <- 11
        location_data[i,j] <- as.integer(location)
      }
        
      # landing in jail from 3x double roll and staying there for next 3 turns
      if (11 %in% location_data[i,j] & "true" %in% double3data[i-1,j]) { # "true" means player double rolled 3x -> jail
        location <- 11
        location_data[i,j] <- as.integer(location)
      } else if (11 %in% location_data[i-1,j] & "true" %in% double3data[i-2,j]) { # 
        location <- 11
        location_data[i,j] <- as.integer(location)
      } else if (11 %in% location_data[i-2,j] & "true" %in% double3data[i-3,j]) {
        location <- 11
        location_data[i,j] <- as.integer(location)
      }
        
    }
    }
    
  print(location_data)
  print(double3data)
  print(The_Players)
    
  # creates density plot of frequency of landing on each space for each player
  plot(density(location_data[,1]), xlim = c(0,40), col = "black")
  plot(location_data[,1], xlim= c(0,40), col="black", type="h", xlab="Spaces", ylab="Frequency", main="Frequency of Landing on Each Space for Each Player")
  
  colors <- c("red", "blue", "green")
  
  for (k in 2:players) {
    lines(density(location_data[,k]), col = colors[k-1]) # adds a density line for each player after the first
  }
  
  # creates density plot for total frequency landing on each space (all players spaces included)
  all_spaces <- as.vector(as.matrix(location_data))
  plot(density(all_spaces), xlim = c(0,40), col = "black")

}

lets_play4(10, 4)
